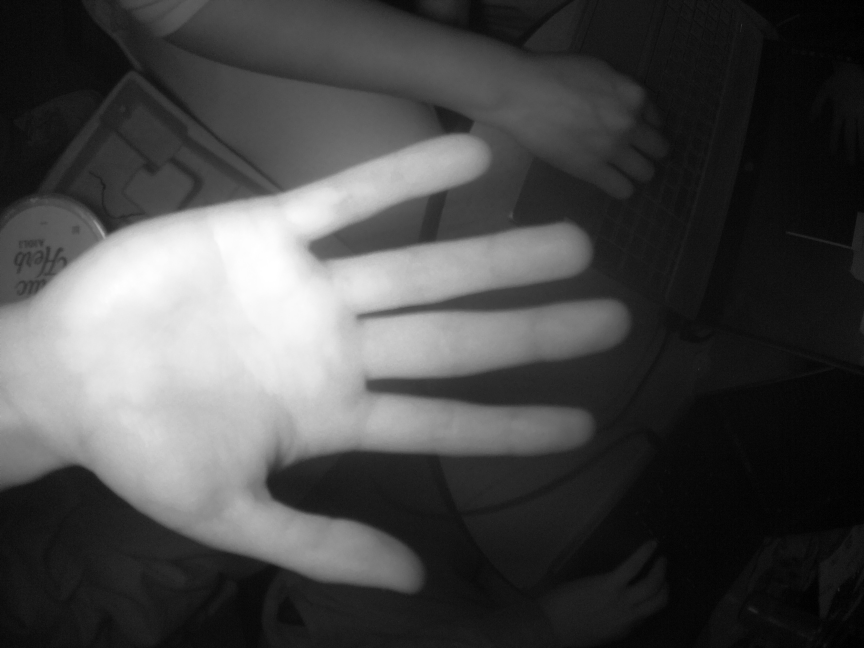
#> input picture feature_extraction/test_han_21/han_1-17_21_00_original.png, 2592 x 1944 px (shown at 1/3 size)
$ python feature_map.py test_han_21/han_1-17_21_00_original.png   (older library calls are emulated)
#> lines starting #> are read from the running program, lines starting #| are printed output that depends on the picture; after the words box and inside, x2 and y2 are one past the last pixel; in counts of white or black regions, pixels touching at a corner belong together
#!/usr/bin/env python3
"""
Palm Vein Feature Map Extraction Pipeline

Implements a complete pipeline for extracting vessel-enhanced feature maps from palm images.
Based on Gabor filter banks, hand segmentation, and illumination correction.

Outputs:
1. Enhanced vessel feature map (final product for feature extraction)
2. Red overlay visualization (debug/visualization)
"""

import argparse
import sys
from pathlib import Path
import cv2
import numpy as np
from skimage.morphology import skeletonize, remove_small_objects


def read_image_grayscale(path):
    """A1) Read image as grayscale."""
    gray = cv2.imread(str(path), cv2.IMREAD_GRAYSCALE)
#> gray is the input picture: shape (1944, 2592); min 0, max 255, mean 73.4
    if gray is None:
        raise RuntimeError(f"Could not read image: {path}")
    return gray


def preprocess_image(gray, highlight_strength=1.3, contrast_alpha=1.4,
                     shadow_strength=1.2, sharpen_strength=1.5, sharpen_sigma=0.8,
                     denoise=True, denoise_strength='light'):
    """
    Preprocess image BEFORE segmentation to improve hand detection.

    This applies enhancement filters to the raw grayscale image to:
    1. Reduce noise that can confuse segmentation
    2. Increase contrast between hand and background
    3. Strengthen edges for better boundary detection

    Args:
        gray: Raw grayscale image
        highlight_strength: Tone down highlights (multiply bright areas, default 1.3)
        contrast_alpha: Contrast enhancement (default 1.4)
        shadow_strength: Strengthen shadows for better separation (default 1.2)
        sharpen_strength: Sharpen to enhance edges (default 1.5)
        sharpen_sigma: Sharpening blur sigma (default 0.8)
        denoise: Whether to apply initial denoising (default True)
        denoise_strength: Denoising strength (default 'light')

    Returns:
        Preprocessed grayscale image (uint8)
    """
#> called with highlight_strength = 1.3, contrast_alpha = 1.4, shadow_strength = 1.2, sharpen_strength = 1.5, sharpen_sigma = 0.8, denoise = True, denoise_strength = 'light'
    preprocessed = gray.copy()

    # Create a temporary full mask for preprocessing (before we have real mask)
    full_mask = np.ones_like(gray, dtype=np.uint8) * 255

    # 1. Initial denoising to reduce noise
    if denoise:
        if denoise_strength == 'light':
            preprocessed = cv2.bilateralFilter(preprocessed, 5, 50, 50)
        elif denoise_strength == 'medium':
            preprocessed = cv2.bilateralFilter(preprocessed, 5, 75, 75)
        else:  # strong
            preprocessed = cv2.bilateralFilter(preprocessed, 7, 100, 100)

    # 2. Enhance contrast (helps separate hand from background)
    preprocessed = cv2.convertScaleAbs(preprocessed, alpha=contrast_alpha, beta=0)
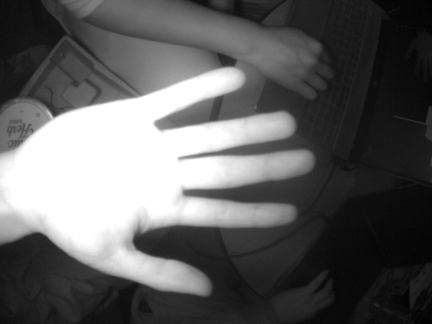
#> preprocessed: shape (1944, 2592) (shown at 1/6 size); min 0, max 255, mean 95.2

    # 3. Strengthen highlights (tone down very bright areas)
    img_float = preprocessed.astype(np.float32)
    threshold = np.percentile(preprocessed, 75)
#> threshold = 158
    highlight_mask = (preprocessed >= threshold).astype(np.float32)
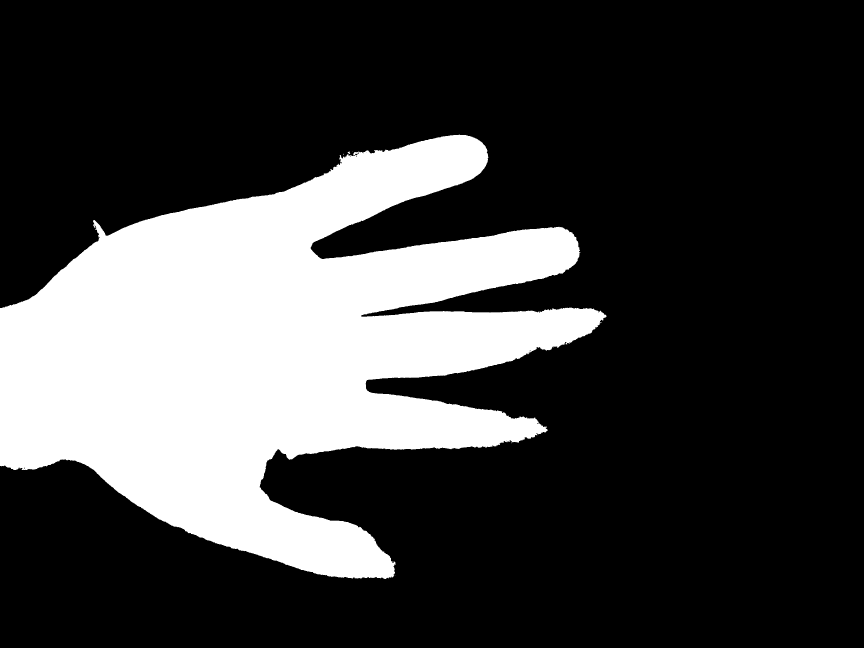
#> highlight_mask: shape (1944, 2592) float32 (shown at 1/3 size); values 0 (black) and 1 (white), 25.1% white; 10 white regions (8 under 20 px), largest, box (x1, y1, x2, y2) and area: (0, 404, 1820, 1737) 1265071, (1043, 455, 1051, 462) 33
    # For preprocessing, we want to REDUCE highlights (divide rather than multiply)
    # to make the hand-background boundary more uniform
    reduction_factor = 1.0 / highlight_strength if highlight_strength > 1.0 else 1.0
    img_float = img_float * (1.0 - highlight_mask * (1.0 - reduction_factor))
    preprocessed = np.clip(img_float, 0, 255).astype(np.uint8)

    # 4. Strengthen shadows (darken dark areas for better contrast)
    img_float = preprocessed.astype(np.float32)
    shadow_threshold = np.percentile(preprocessed, 25)
#> shadow_threshold = 25
    shadow_mask = (preprocessed <= shadow_threshold).astype(np.float32)
#> shadow_mask: shape (1944, 2592) float32; values 0 (black) and 1 (white), 25.8% white; 1956 white regions (1597 under 20 px), largest, box (x1, y1, x2, y2) and area: (1338, 0, 2592, 1944) 1005822, (0, 0, 395, 610) 123413, (453, 1703, 828, 1944) 44568
    img_float = img_float - (shadow_threshold - img_float) * (shadow_strength - 1.0) * shadow_mask
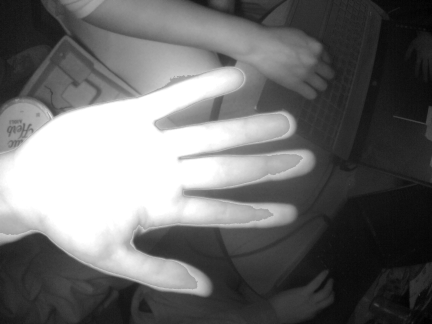
#> img_float: shape (1944, 2592) float32 (shown at 1/6 size); min -5, max 196, mean 81; drawn with min black and max white
    preprocessed = np.clip(img_float, 0, 255).astype(np.uint8)

    # 5. Sharpen to enhance edges (helps gradient-based detection)
    blurred = cv2.GaussianBlur(preprocessed, (0, 0), sharpen_sigma)
    img_float = preprocessed.astype(np.float32)
    blurred_float = blurred.astype(np.float32)
    sharpened = img_float + (img_float - blurred_float) * sharpen_strength
    preprocessed = np.clip(sharpened, 0, 255).astype(np.uint8)

    return preprocessed


# [116 lines left out: function create_hand_segmentation_mask_adaptive, not called in this run]


def create_hand_segmentation_mask_hybrid(gray, otsu_bias=0.80, canny_low=30, canny_high=100,
                                         morph_close_size=35, morph_open_size=9,
                                         safe_distance=15):
    """
    Hybrid hand segmentation: Otsu with border exclusion and gap-filling.

    Uses Otsu with reduced strictness, excludes border-connected regions,
    then morphological operations to fill gaps. Best for problematic palm positioning.

    Args:
        gray: Grayscale input image
        otsu_bias: Bias for Otsu threshold (< 1.0 = less strict, default 0.80)
        canny_low: Canny low threshold (unused, kept for API compatibility)
        canny_high: Canny high threshold (unused, kept for API compatibility)
        morph_close_size: Morphological closing kernel size (default 35)
        morph_open_size: Morphological opening kernel size (default 9)
        safe_distance: Distance transform threshold for safe mask (default 15, larger for edge avoidance)

    Returns:
        hand_mask: Binary mask of hand region
        safe_mask: Eroded mask to avoid boundary artifacts
    """
#> called with otsu_bias = 0.85, canny_low = 30, canny_high = 100, morph_close_size = 35, morph_open_size = 9, safe_distance = 15
    h, w = gray.shape

    # 1. Get Otsu mask with reduced strictness
    blur = cv2.GaussianBlur(gray, (0, 0), 3.0)
    otsu_thresh, _ = cv2.threshold(blur, 0, 255, cv2.THRESH_BINARY + cv2.THRESH_OTSU)
#> otsu_thresh = 97
    adjusted_thresh = int(otsu_thresh * otsu_bias)
#> adjusted_thresh = 82
    _, thr = cv2.threshold(blur, adjusted_thresh, 255, cv2.THRESH_BINARY)
#> thr: shape (1944, 2592); 41% white; 5 white regions (1 under 20 px), largest, box (x1, y1, x2, y2) and area: (0, 0, 1886, 1776) 2066262, (1859, 261, 1906, 292) 757, (1750, 226, 1763, 232) 63, (1807, 260, 1817, 266) 45

    # 2. CRITICAL: Exclude border-connected regions (background detection)
    border_mask = np.zeros((h + 2, w + 2), dtype=np.uint8)
    thr_copy = thr.copy()

    for x in range(w):
        if thr_copy[0, x] == 255:
            cv2.floodFill(thr_copy, border_mask, (x, 0), 128)
        if thr_copy[h-1, x] == 255:
            cv2.floodFill(thr_copy, border_mask, (x, h-1), 128)
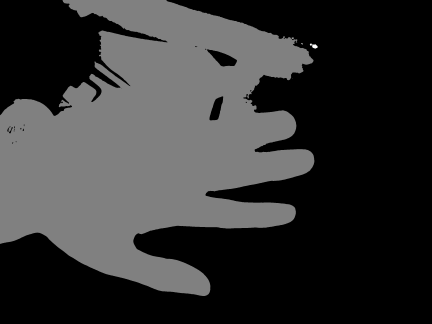
#> thr_copy: shape (1944, 2592) (shown at 1/6 size); min 0, max 255, mean 52.5
    for y in range(h):
        if thr_copy[y, 0] == 255:
            cv2.floodFill(thr_copy, border_mask, (0, y), 128)
        if thr_copy[y, w-1] == 255:
            cv2.floodFill(thr_copy, border_mask, (w-1, y), 128)

    # Keep only non-border-connected regions
    hand_mask = (thr_copy == 255).astype(np.uint8) * 255

    # 3. If no interior regions found, fall back to largest component
    if cv2.countNonZero(hand_mask) < h * w * 0.05:
        num_labels, labels, stats, _ = cv2.connectedComponentsWithStats(thr, connectivity=8)
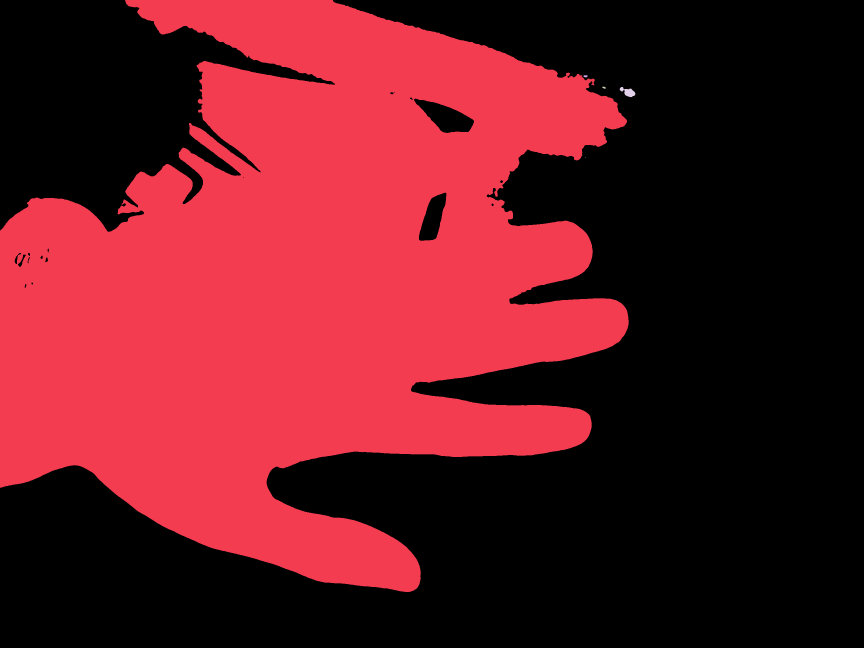
#> labels: shape (1944, 2592) int32 (shown at 1/3 size); 6 distinct labels, from 0 to 5; one colour per label, 0 black
#> num_labels = 6; stats = [[0, 0, 2592, 1944, 2971718], [0, 0, 1886, 1776, 2066262], [1750, 226, 13, 6, 63], [1807, 260, 10, 6, 45], [1859, 261, 47, 31, 757], [1755, 471, 2, 2, 3]]
        if num_labels > 1:
            largest = 1 + int(np.argmax(stats[1:, cv2.CC_STAT_AREA]))
#> largest = 1
            hand_mask = (labels == largest).astype(np.uint8) * 255
#> hand_mask: shape (1944, 2592); 41% white; 1 white region, box (x1, y1, x2, y2) and area: (0, 0, 1886, 1776) 2066262

    # 4. Find best connected component (center-biased)
    num_labels, labels, stats, centroids = cv2.connectedComponentsWithStats(hand_mask, connectivity=8)
#> num_labels = 2; stats = [[0, 0, 2592, 1944, 2972586], [0, 0, 1886, 1776, 2066262]]; centroids = [[1566.5, 1051.2], [905.6, 856.8]]
    if num_labels > 1:
        center_y, center_x = h // 2, w // 2
        best_label = 1
        best_score = -1

        for i in range(1, num_labels):
            area = stats[i, cv2.CC_STAT_AREA]
            cx, cy = centroids[i]
            dist_to_center = np.sqrt((cx - center_x)**2 + (cy - center_y)**2)
            score = area / (dist_to_center + 1)
            if score > best_score:
                best_score = score
                best_label = i
#> this loop made 1 pass
#> (area, cx, cy, dist_to_center, score, best_score) on pass 1: (2066262, 905.6, 856.8, 407.1, 5063.6, 5063.6)
#> after the loop, best_label = 1; best_score = 5063.6

        hand_mask = (labels == best_label).astype(np.uint8) * 255

    # 5. Morphological closing to fill gaps
    hand_mask = cv2.morphologyEx(
        hand_mask, cv2.MORPH_CLOSE,
        cv2.getStructuringElement(cv2.MORPH_ELLIPSE, (morph_close_size, morph_close_size)),
        iterations=2
    )
#> hand_mask: shape (1944, 2592); 42.2% white; 1 white region, box (x1, y1, x2, y2) and area: (0, 0, 1886, 1776) 2128684

    # 6. Fill interior holes
    flood_mask = np.zeros((h + 2, w + 2), dtype=np.uint8)
    hand_mask_inv = cv2.bitwise_not(hand_mask)

    for seed in [(0, 0), (w-1, 0), (0, h-1), (w-1, h-1)]:
        if hand_mask_inv[seed[1], seed[0]] == 255:
            cv2.floodFill(hand_mask_inv, flood_mask, seed, 128)
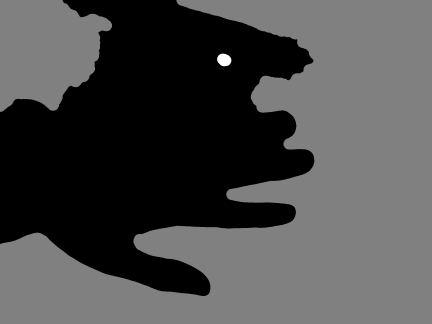
#> hand_mask_inv: shape (1944, 2592) (shown at 1/6 size); min 0, max 255, mean 74.1

    interior_holes = (hand_mask_inv == 255).astype(np.uint8) * 255
#> interior_holes: shape (1944, 2592); 0.1% white; 1 white region, box (x1, y1, x2, y2) and area: (1303, 321, 1388, 398) 5017
    hand_mask = cv2.bitwise_or(hand_mask, interior_holes)
#> hand_mask: shape (1944, 2592); 42.3% white; 1 white region, box (x1, y1, x2, y2) and area: (0, 0, 1886, 1776) 2133701

    # 7. Opening to remove small protrusions/noise
    hand_mask = cv2.morphologyEx(
        hand_mask, cv2.MORPH_OPEN,
        cv2.getStructuringElement(cv2.MORPH_ELLIPSE, (morph_open_size, morph_open_size)),
        iterations=1
    )
#> hand_mask: shape (1944, 2592); 42.3% white; 1 white region, box (x1, y1, x2, y2) and area: (0, 0, 1886, 1776) 2133648

    # 8. Safe mask via distance transform (larger distance for edge artifact avoidance)
    dist = cv2.distanceTransform(hand_mask, cv2.DIST_L2, 5)
    safe_mask = (dist > safe_distance).astype(np.uint8) * 255
#> safe_mask: shape (1944, 2592); 40% white; 1 white region, box (x1, y1, x2, y2) and area: (0, 0, 1871, 1761) 2017340

    # 9. CRITICAL: Force safe mask to never touch image borders (prevents edge artifacts)
    border_margin = 20  # pixels from image edge to exclude
    safe_mask[:border_margin, :] = 0  # top
    safe_mask[-border_margin:, :] = 0  # bottom
    safe_mask[:, :border_margin] = 0  # left
#> safe_mask: shape (1944, 2592); 39.5% white; 1 white region, box (x1, y1, x2, y2) and area: (20, 20, 1871, 1761) 1989318
    safe_mask[:, -border_margin:] = 0  # right

    return hand_mask, safe_mask


# [116 lines left out: function create_hand_segmentation_mask_otsu, not called in this run]


def exclude_fingers(hand_mask, finger_width_threshold=60, min_palm_area_ratio=0.20):
    """
    Remove finger regions from hand mask to keep only palm area.

    Uses a combination of:
    1. Convex hull to find the bounding shape
    2. Convexity defects to identify finger valleys
    3. Morphological erosion to shrink to palm core

    The kernel size automatically scales with image size for consistent results.

    Args:
        hand_mask: Binary hand mask (uint8)
        finger_width_threshold: Base width of fingers to remove (pixels, default 60)
                               Will be scaled based on image size.
        min_palm_area_ratio: Min ratio of palm area to original mask (default 0.20)

    Returns:
        palm_mask: Hand mask with fingers removed
    """
#> called with finger_width_threshold = 60, min_palm_area_ratio = 0.2
    h, w = hand_mask.shape
    original_area = cv2.countNonZero(hand_mask)
#> original_area = 2133648

    if original_area == 0:
        return hand_mask

    # Scale based on image size (assume 600px as baseline)
    scale_factor = max(w, h) / 600.0

    # Method 1: Use large erosion to shrink to palm core, then dilate back
    # Fingers are thin protrusions that get eroded away
    erode_size = int(80 * scale_factor)  # More aggressive erosion
    if erode_size % 2 == 0:
        erode_size += 1
    erode_size = max(31, min(401, erode_size))

    print(f"  Finger exclusion: image {w}x{h}, scale={scale_factor:.2f}, erode_size={erode_size}px")
#|   Finger exclusion: image 2592x1944, scale=4.32, erode_size=345px

    kernel = cv2.getStructuringElement(cv2.MORPH_ELLIPSE, (erode_size, erode_size))
#> kernel: shape (345, 345); values 0 (black) and 1 (white), 78.4% white; 4 black regions, box (x1, y1, x2, y2) and area: (0, 0, 172, 159) 6434, (173, 0, 345, 159) 6434, (0, 186, 172, 345) 6434, (173, 186, 345, 345) 6434

    # Heavy erosion to get palm core
    palm_core = cv2.erode(hand_mask, kernel, iterations=1)
#> palm_core: shape (1944, 2592); 20.3% white; 1 white region

    # Find the bounding rectangle of the palm core
    contours, _ = cv2.findContours(palm_core, cv2.RETR_EXTERNAL, cv2.CHAIN_APPROX_SIMPLE)
#> contours = 1 contour; box (x1, y1, x2, y2) and area: (0, 0, 1538, 1454) 1021894

    if len(contours) == 0:
        # Fallback: use original mask
        print(f"  Warning: Erosion removed everything, using original mask")
        return hand_mask

    # Find largest contour
    largest_contour = max(contours, key=cv2.contourArea)
#> largest_contour = contour of 2249 points, box (x1, y1, x2, y2) (0, 0, 1538, 1454), area 1021894

    # Create convex hull of the palm core - this gives a smooth palm shape
    hull = cv2.convexHull(largest_contour)
#> hull = contour of 13 points, box (x1, y1, x2, y2) (0, 0, 1538, 1454), area 1500532

    # Create palm mask from convex hull
    palm_mask = np.zeros_like(hand_mask)
    cv2.drawContours(palm_mask, [hull], -1, 255, -1)
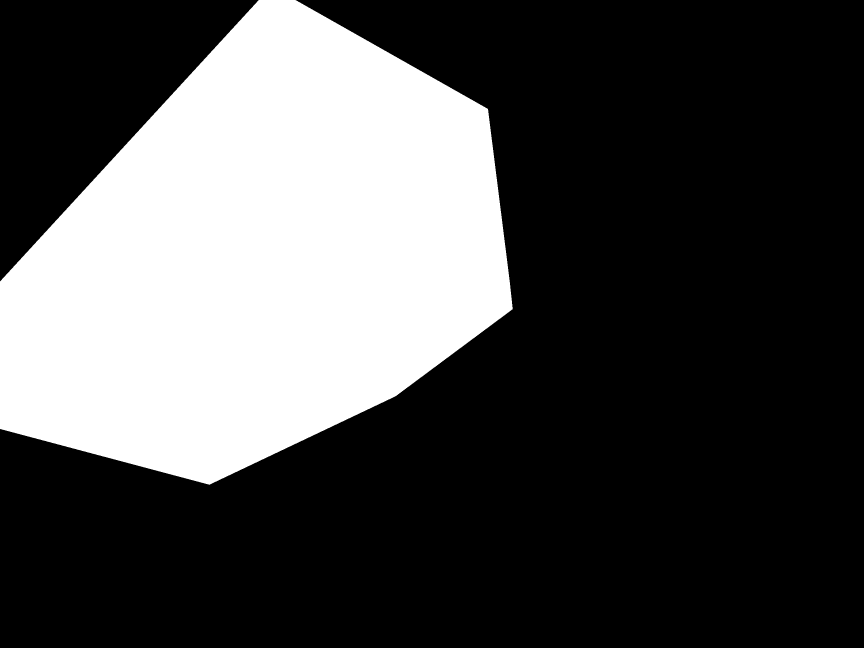
#> palm_mask: shape (1944, 2592) (shown at 1/3 size); 29.8% white; 1 white region, box (x1, y1, x2, y2) and area: (0, 0, 1538, 1454) 1502588

    # Intersect with original mask to keep only actual hand pixels
    palm_mask = cv2.bitwise_and(palm_mask, hand_mask)
#> palm_mask: shape (1944, 2592); 28.7% white; 1 white region, box (x1, y1, x2, y2) and area: (0, 0, 1538, 1454) 1444991

    # Small opening to smooth edges
    small_kernel = cv2.getStructuringElement(cv2.MORPH_ELLIPSE, (15, 15))
    palm_mask = cv2.morphologyEx(palm_mask, cv2.MORPH_OPEN, small_kernel)
#> palm_mask: shape (1944, 2592); 28.7% white; 1 white region, box (x1, y1, x2, y2) and area: (0, 0, 1538, 1454) 1444931
#> (the rest of the program and of its run is left out)
